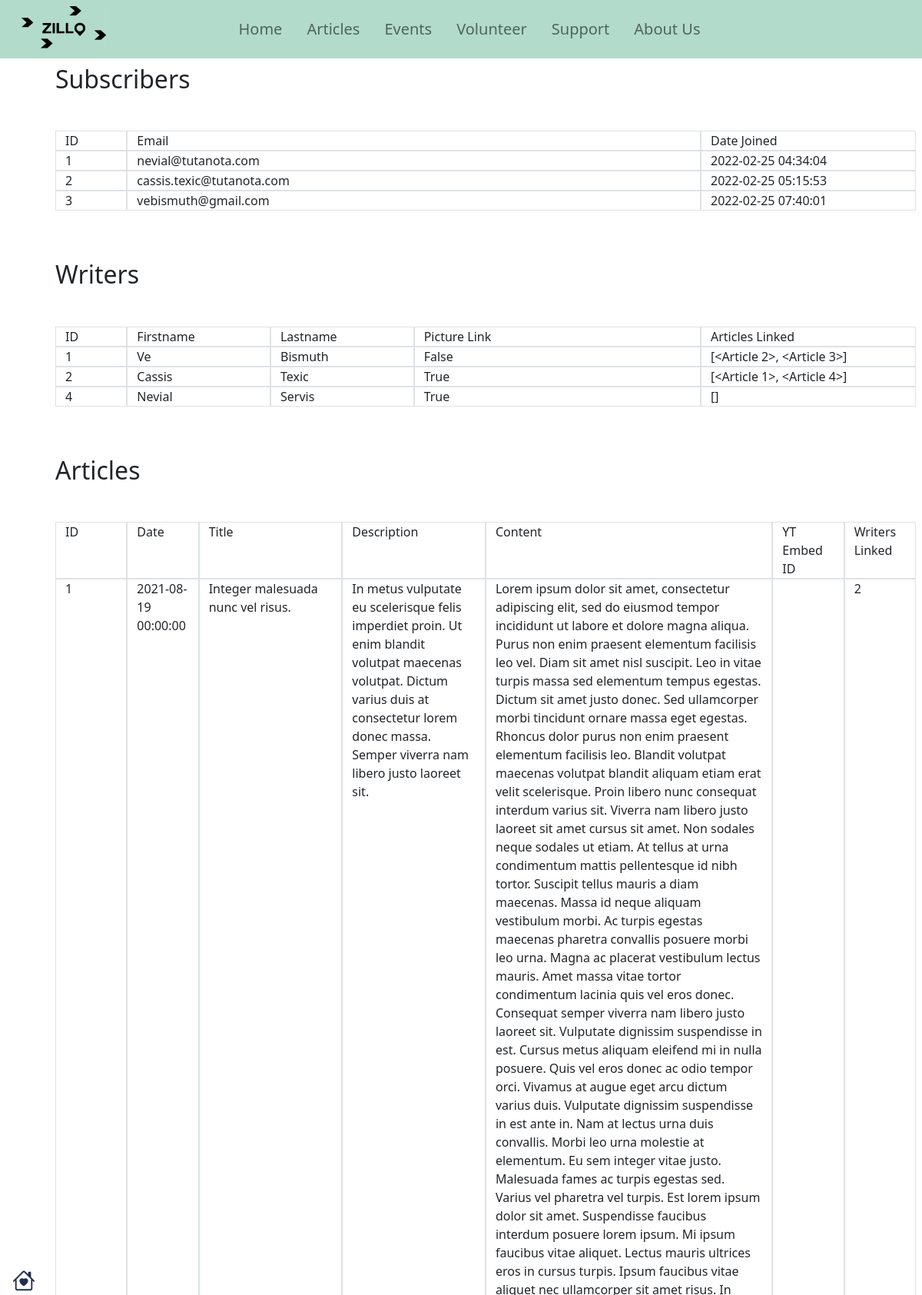
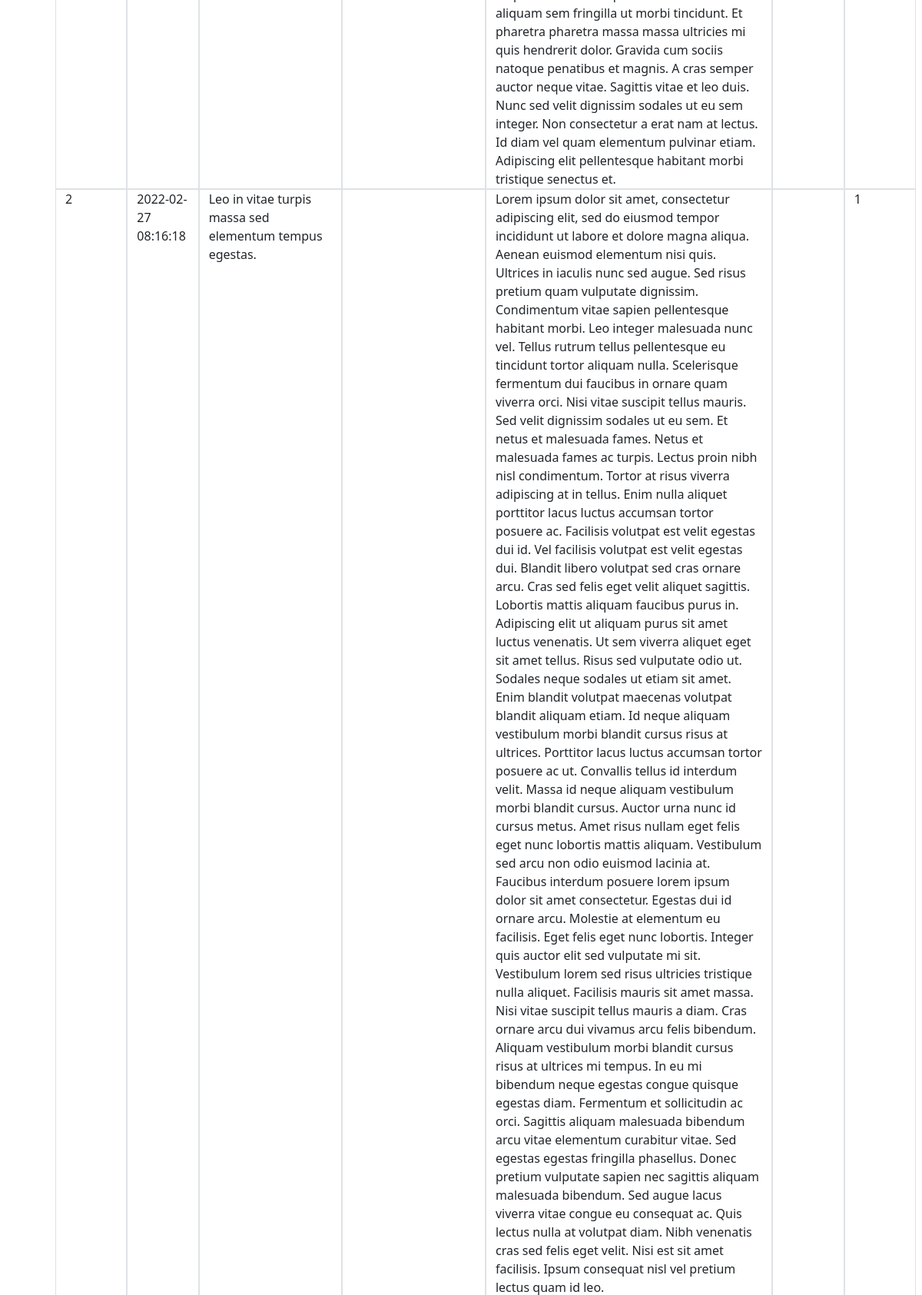
Screenshot of /hidden/db-viewer (upper part) with the database file from the repository (2 pictures, top to bottom).
### website/models.py (models this page shows)
class Writer(db.Model):
    id = db.Column(db.Integer, primary_key=True)
    firstname = db.Column(db.String(50), nullable=False)
    lastname = db.Column(db.String(50), nullable=False)
    picture_link = db.Column(db.Boolean(), default=False)
    articles = db.relationship('Article')

class Article(db.Model):
    id = db.Column(db.Integer, primary_key=True)
    date = db.Column(db.DateTime(timezone=True), default=func.now())
    title = db.Column(db.String(100), nullable=False)
    description = db.Column(db.String(256))
    content = db.Column(db.String(5000), nullable=False)
    youtube_embed_link = db.Column(db.String(200))
    writer_id = db.Column(db.Integer, db.ForeignKey('writer.id'))

### website/views.py (the view)
@views.route('/hidden/db-viewer', methods=['GET', 'POST']) #should be hidden
def articleDatabaseViewer():
    page_settings = {
        'cover_picture': False,
        'current_page': 0,
        'footer' : True,
        'sidebar_segments':2 #maximum 2
        }
    sidebar_links = [
        '/',
        '#'
    ]
    newsletterForm()
    dbsubscribers = Subscription.query.all()
    dbwriters = Writer.query.all()
    dbarticles = Article.query.all()
    return render_template(
        './hidden/db-viewer.html',
        cover_picture=page_settings['cover_picture'],
        current_page_num=page_settings['current_page'],
        footer=page_settings['footer'],
        sidebar_links=sidebar_links,
        sidebar_segments=page_settings['sidebar_segments'],
        subscribers=dbsubscribers,
        writers=dbwriters,
        articles=dbarticles)

### website/templates/hidden/db-viewer.html (shortened to what this page needs)
{% extends "base.html" %}
{% block content %}
  <div class="p-2" style="width:100%;">
    <h2>Subscribers</h2>
    <div class="container my-5">
      <div class="row">
        <div class="col-1 border">
          ID
        </div>
        <div class="col-8 border">
          Email
        </div>
        <div class="col-3 border">
          Date Joined
        </div>
      </div>
      {% for subscriber in subscribers %}
        <div class="row">
          <div class="col-1 border">
            {{ subscriber.id }}
          </div>
          <div class="col-8 border">
            {{ subscriber.email }}
          </div>
          <div class="col-3 border">
            {{ subscriber.date_joined }}
          </div>
        </div>
      {% endfor %}
    </div>
  </div>
  <div class="p-2" style="width:100%;">
    <h2>Writers</h2>
    <div class="container my-5">
      <div class="row">
        <div class="col-1 border">
          ID
        </div>
        <div class="col-2 border">
          Firstname
        </div>
        <div class="col-2 border">
          Lastname
        </div>
        <div class="col-4 border">
          Picture Link
        </div>
        <div class="col-3 border">
          Articles Linked
        </div>
      </div>
      {% for writer in writers %}
        <div class="row">
          <div class="col-1 border">
            {{ writer.id }}
          </div>
          <div class="col-2 border">
            {{ writer.firstname }}
          </div>
          <div class="col-2 border">
            {{ writer.lastname }}
          </div>
          <div class="col-4 border">
            {{ writer.picture_link }}
          </div>
          <div class="col-3 border">
            {{ writer.articles }}
          </div>
        </div>
      {% endfor %}
    </div>
  </div>
  <div class="p-2" style="width:100%;">
    <h2>Articles</h2>
    <div class="container my-5">
      <div class="row">
        <div class="col-1 border">
          ID
        </div>
        <div class="col-1 border">
          Date
        </div>
        <div class="col-2 border">
          Title
        </div>
        <div class="col-2 border">
          Description
        </div>
        <div class="col-4 border">
          Content
        </div>
        <div class="col-1 border">
          YT Embed ID
        </div>
        <div class="col-1 border">
          Writers Linked
        </div>
      </div>
      {% for article in articles %}
        <div class="row">
          <div class="col-1 border">
            {{ article.id }}
          </div>
          <div class="col-1 border">
            {{ article.date }}
          </div>
          <div class="col-2 border">
            {{ article.title }}
          </div>
          <div class="col-2 border">
            {{ article.description }}
          </div>
          <div class="col-4 border">
            {{ article.content }}
          </div>
          <div class="col-1 border">
          </div>
          <div class="col-1 border">
            {{ article.writer_id }}
          </div>
        </div>
      {% endfor %}
    </div>
  </div>
{% endblock %}

### website/static/css/variables.css (style rules this page uses)
:root { --1-clr: #b2dbcc; --2-clr: #222e50; --3-clr: #007991; --4-clr: #fec601; --5-clr: #ea7317; }

### rows the page displays
Writer: id "1", firstname "Ve", lastname "Bismuth", picture_link "False", articles "[<Article 2>, <Article 3>]"
Writer: id "2", firstname "Cassis", lastname "Texic", picture_link "True", articles "[<Article 1>, <Article 4>]"
Writer: id "4", firstname "Nevial", lastname "Servis", picture_link "True", articles "[]"
Article: id "1", date "2021-08-19 00:00:00", title "Integer malesuada nunc vel risus.", description "In metus vulputate eu scelerisque felis imperdiet proin. Ut enim blandit volutpat maecenas volutpat. Dictum varius duis at consectetur lorem donec massa. Semper viverra nam libero justo laoreet sit.", content "Lorem ipsum dolor sit amet, consectetur adipiscing elit, sed do eiusmod tempor incididunt ut labore et dolore magna aliqua. Purus non enim praesent elementum facilisis leo vel. Diam sit amet nisl suscipit. Leo in vitae turpis massa sed elementum tempus egestas. Dictum sit amet justo donec. Sed ullamcorper morbi tincidunt ornare massa eget egestas. Rhoncus dolor purus non enim praesent elementum facilisis leo. Blandit volutpat maecenas volutpat blandit aliquam etiam erat velit scelerisque. Proin libero nunc consequat interdum varius sit. Viverra nam libero justo laoreet sit amet cursus sit amet. Non sodales neque sodales ut etiam. At tellus at urna condimentum mattis pellentesque id nibh…", writer_id "2"
Article: id "2", date "2022-02-27 08:16:18", title "Leo in vitae turpis massa sed elementum tempus egestas.", content "Lorem ipsum dolor sit amet, consectetur adipiscing elit, sed do eiusmod tempor incididunt ut labore et dolore magna aliqua. Aenean euismod elementum nisi quis. Ultrices in iaculis nunc sed augue. Sed risus pretium quam vulputate dignissim. Condimentum vitae sapien pellentesque habitant morbi. Leo integer malesuada nunc vel. Tellus rutrum tellus pellentesque eu tincidunt tortor aliquam nulla. Scelerisque fermentum dui faucibus in ornare quam viverra orci. Nisi vitae suscipit tellus mauris. Sed velit dignissim sodales ut eu sem. Et netus et malesuada fames. Netus et malesuada fames ac turpis. Lectus proin nibh nisl condimentum. Tortor at risus viverra adipiscing at in tellus. Enim nulla…", writer_id "1"

### other values shown
{{ subscriber.id }} "1" "2" "3"
{{ subscriber.email }} "nevial@tutanota.com" "cassis.texic@tutanota.com" "vebismuth@gmail.com"
{{ subscriber.date_joined }} "2022-02-25 04:34:04" "2022-02-25 05:15:53" "2022-02-25 07:40:01"
